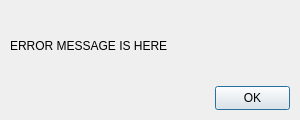
<?xml version="1.0" encoding="UTF-8"?>
<ui version="4.0">
 <class>Dialog</class>
 <widget class="QDialog" name="Dialog">
  <property name="geometry">
   <rect>
    <x>0</x>
    <y>0</y>
    <width>300</width>
    <height>120</height>
   </rect>
  </property>
  <property name="windowTitle">
   <string>Error</string>
  </property>
  <widget class="QPushButton" name="pushButton">
   <property name="geometry">
    <rect>
     <x>215</x>
     <y>86</y>
     <width>75</width>
     <height>24</height>
    </rect>
   </property>
   <property name="text">
    <string>OK</string>
   </property>
  </widget>
  <widget class="QLabel" name="label">
   <property name="geometry">
    <rect>
     <x>10</x>
     <y>20</y>
     <width>271</width>
     <height>51</height>
    </rect>
   </property>
   <property name="text">
    <string>ERROR MESSAGE IS HERE</string>
   </property>
  </widget>
 </widget>
 <resources/>
 <connections/>
</ui>
